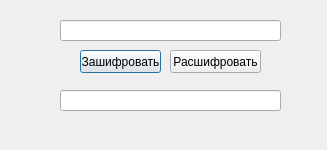
<?xml version="1.0" encoding="UTF-8"?>
<ui version="4.0">
 <class>Crypt</class>
 <widget class="QDialog" name="Crypt">
  <property name="geometry">
   <rect>
    <x>0</x>
    <y>0</y>
    <width>327</width>
    <height>150</height>
   </rect>
  </property>
  <property name="windowTitle">
   <string>Crypt</string>
  </property>
  <widget class="QLineEdit" name="lineEdit">
   <property name="geometry">
    <rect>
     <x>60</x>
     <y>20</y>
     <width>221</width>
     <height>21</height>
    </rect>
   </property>
  </widget>
  <widget class="QPushButton" name="pushButton">
   <property name="geometry">
    <rect>
     <x>80</x>
     <y>50</y>
     <width>81</width>
     <height>23</height>
    </rect>
   </property>
   <property name="text">
    <string>Зашифровать</string>
   </property>
  </widget>
  <widget class="QPushButton" name="pushButton_2">
   <property name="geometry">
    <rect>
     <x>170</x>
     <y>50</y>
     <width>91</width>
     <height>23</height>
    </rect>
   </property>
   <property name="text">
    <string>Расшифровать</string>
   </property>
  </widget>
  <widget class="QLineEdit" name="lineEdit_2">
   <property name="geometry">
    <rect>
     <x>60</x>
     <y>90</y>
     <width>221</width>
     <height>21</height>
    </rect>
   </property>
  </widget>
 </widget>
 <resources/>
 <connections/>
</ui>
